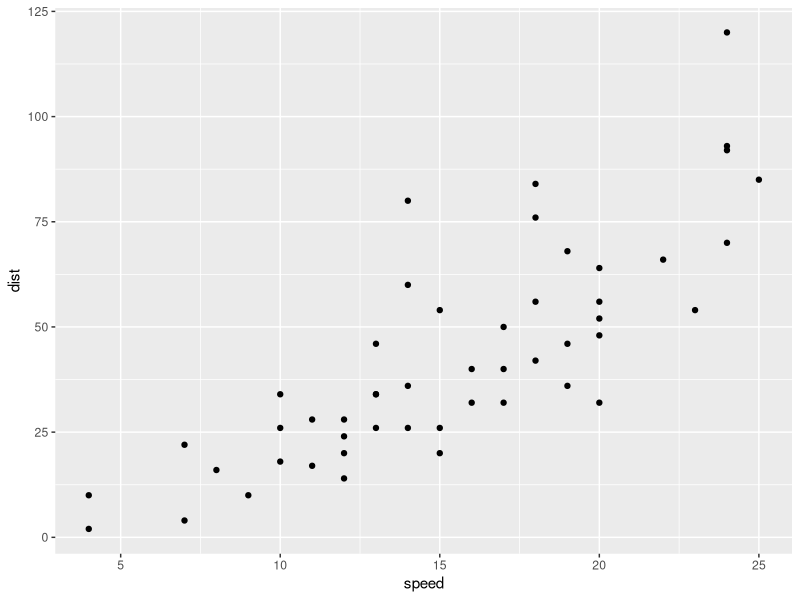
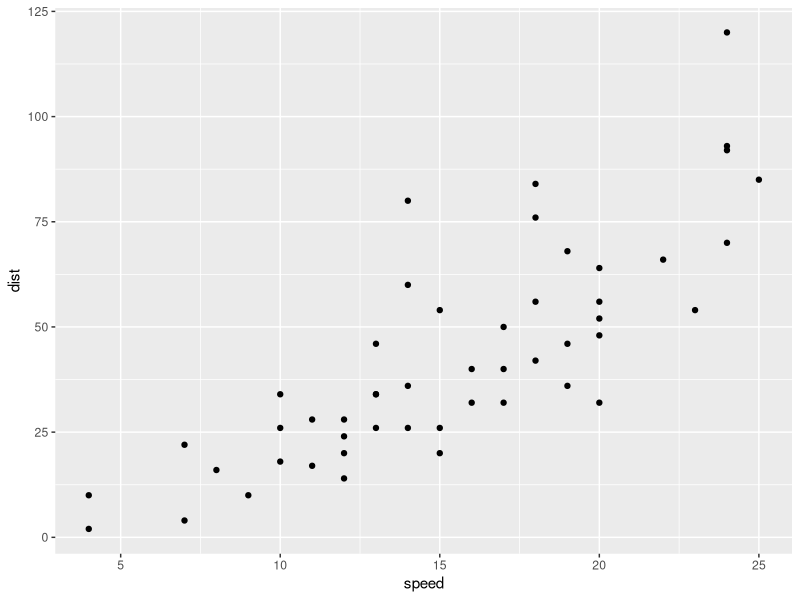
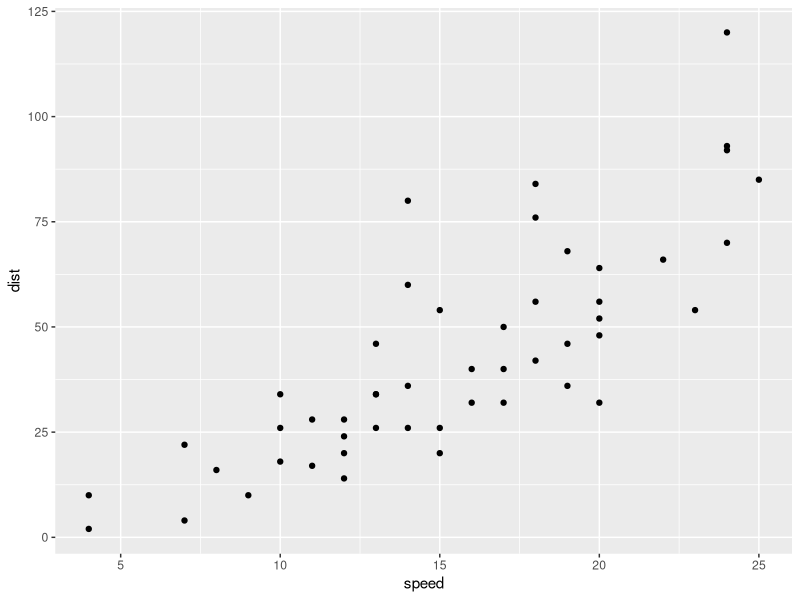
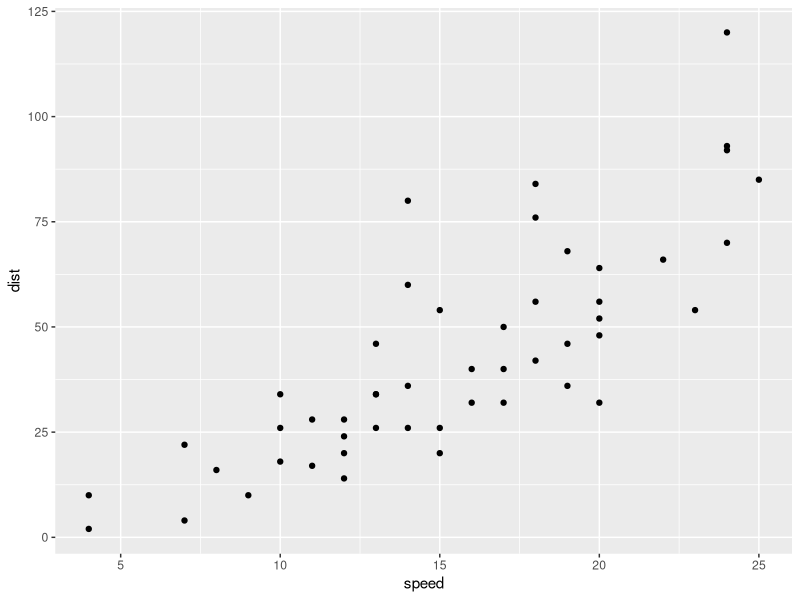
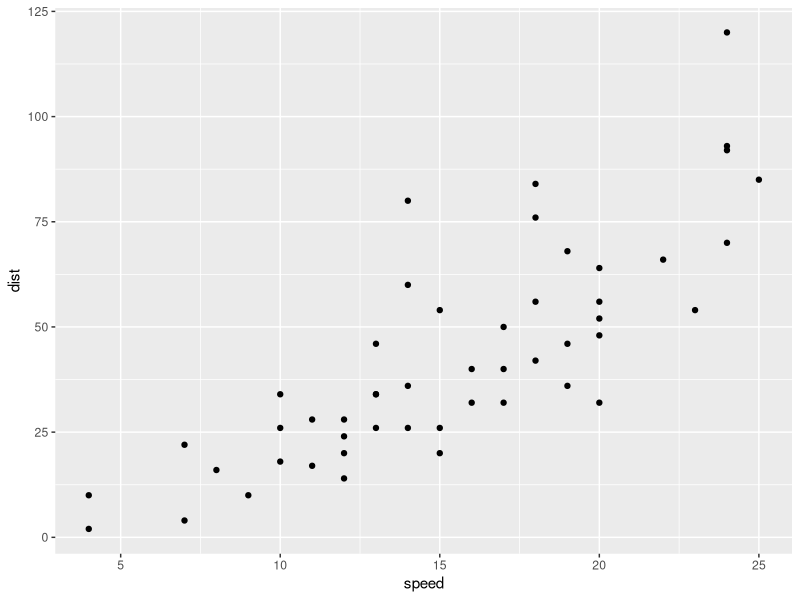

The R source for these figures, in order:
## ---- chunk 1
knitr::opts_chunk$set(echo = F, warning = F, message = F, fig.align='center')
rm(list=ls())

library(tidyverse) #has piping
library(knitr) #this library has the kable() function which will drastically clean up table formatting. 
## ---- chunk 2
#I am forcing the code to display so you can see it.

test<-summary(cars) #this will not be displayed in the knitted file
## ---- chunk 3
#I am forcing the code to display so you can see it.

summary(cars) #This WILL be displayed 
## ---- chunk 4
#I am forcing the code to display so you can see it.

kable(summary(cars)) #This WILL be displayed 
## ---- chunk 5
#I am forcing the code to display so you can see it.
summary(cars) %>%
  kable() #Dropping it on the end also works. 
## ---- chunk 6
carplot<-ggplot(data=cars, aes(x=speed, y=dist))
carplot<-carplot +  geom_point()
## ---- chunk 7
carplot
## ---- chunk 8
#I am forcing the code to display so you can see it.
# fig.asp=.8, figure.width=3
carplot
## ---- chunk 9
#I am forcing the code to display so you can see it.
# fig.asp=.8, figure.width=10
carplot
## ---- chunk 10
#I am forcing the code to display so you can see it.
# fig.asp=.8, figure.width=7
carplot
## ---- chunk 11
#I am forcing the code to display so you can see it.
# fig.asp=.5, figure.width=7
carplot
